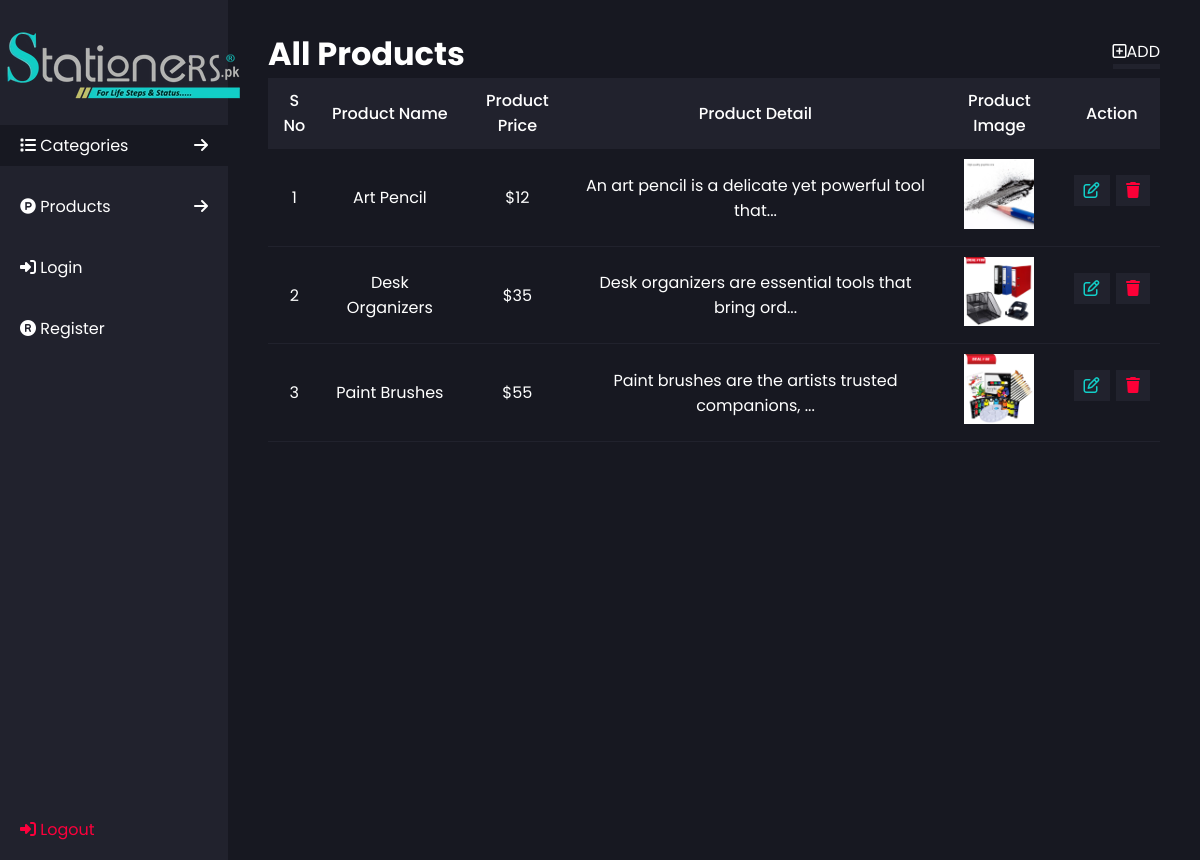
Page /allProducts.php on the committed database.
### tables this page shows
CREATE TABLE `products` (
  `product_id` int(11) NOT NULL,
  `product_name` varchar(256) NOT NULL,
  `product_price` varchar(256) NOT NULL,
  `product_description` varchar(256) NOT NULL,
  `product_image` varchar(256) NOT NULL
);

### allProducts.php (the view)
<?php
require("./base/header.php");
?>
<div class="main-section">
    <div class="dataDisplay-header">
        <h1>All Products</h1>
        <a href="./addProduct.php"><span><i class="fa-regular fa-square-plus"></i></span>ADD</a>
    </div>
    <table class="table" width="100%" cellpadding="10">
        <tr>
            <th>S No</th>
            <th>Product Name</th>
            <th>Product Price</th>
            <th>Product Detail</th>
            <th>Product Image</th>
            <th>Action</th>
        </tr>
        <?php
        $sno = 1;
        $select_query = "SELECT * FROM `products`";
        $result = mysqli_query($db_connection, $select_query);
        while($display = mysqli_fetch_array($result)){
        ?>
        <tr>
            <td><?php echo $sno++?></td>
            <td><?php echo $display['product_name']?></td>
            <td>$<?php echo $display['product_price']?></td>
            <td>
                <?php
                $description = $display['product_description'];
                $shortDescription = substr($description, 0, 50);
                echo $shortDescription.(strlen($description) > 50 ? "..." : "")
                ?>
            </td>
            <td><img src="./uploads/productUploads/<?php echo $display['product_image']?>" width="70" alt=""></td>
            <td>
                <a style="color: #12CEC8" class="actionBtn" href=""><i class="fa-regular fa-pen-to-square"></i></a>
                <a class="actionBtn" href="./logics.php?deleteProduct=<?php echo $display['product_id']?>"><i style="color: #FC0037" class="fa-solid fa-trash"></i></a>
            </td>
        </tr>
        <?php
        }
        ?>
    </table>
</div>
<?php
require("./base/footer.php");
?>

### Base/header.php (shortened to what this page needs)
<!DOCTYPE html>
<html lang="en">
<head>
    <link rel="stylesheet" href="./css/style.css">
</head>
<body>
    <div class="container">
        <div class="sidebar">
            <div class="logo">
                <a href="index.php">
                <img style="filter: invert(1)" src="./logo/stationary.png" alt="">
                </a>
            </div>
            <ul>
                <li class="active"> <span><i class="fa-solid fa-list"></i> <a href=""> Categories </a></span> <span><i class="sidebar-link-toggle fa-solid fa-arrow-right"></i> </span> </li>
                <li> <span><i style="color: #FFF;" class="fa-brands fa-product-hunt"></i> <a style="color: #FFF;" href=""> Products </a></span> <span><i  style="color: #FFF;" class="sidebar-link-toggle fa-solid fa-arrow-right"></i> </span> </li>
                <li> <span><i style="color: #FFF;" class="fa-solid fa-right-to-bracket"></i> <a style="color: #FFF;" href="./signin.php"> Login </a></span></li>
                <li> <span><i style="color: #FFF;" class="fa-solid fa-registered"></i> <a style="color: #FFF;" href=""> Register </a></span></li>
                <li style="position: absolute; bottom: 10px;"> <span><i style="color: #FC003C;" class="fa-solid fa-right-to-bracket"></i> <a style="color: #FC003C;" href=""> Logout </a></span></li>
            </ul>
        </div>

### Base/footer.php (shortened to what this page needs)
</div>
</body>
</html>

### css/style.css (style rules this page uses)
* { font-family: "Poppins", serif; margin: 0; padding: 0; }
body { background: #171821; color: #FFF; }
.container { display: flex; justify-content: space-between; }
.container .sidebar { background-color: #21222D; height: 100vh; width: 19%; padding: 30px 0px; display: flex; flex-direction: column; justify-content: left; }
.container .sidebar .logo img { display: flex; justify-content: center; }
.container .sidebar ul { list-style-type: none; display: flex; justify-content: space-between; flex-direction: column; gap: 20px; margin-top: 20px; }
.container .sidebar ul li { padding: 8px 20px; transition: background 0.3s ease-in-out, filter 0.2s ease-in-out; cursor: pointer; display: flex; justify-content: space-between; }
.active { background: #171821; color: #FFF; display: flex; justify-content: space-between; }
.container .sidebar ul li a { text-decoration: none; color: #FFF; }
.container .main-section { padding: 30px 40px; width: 75%; }
.table { border-collapse: collapse; text-align: center; }
.table tr th,td { padding: 10px; }
.table tr th { font-weight: 500; }
.table tr:first-child { background: #21222D; }
.table tr { border-bottom: 1px solid #21222D; }
.table tr td:last-child { display: flex; gap: 0.4em; margin-top: 1em; }
.actionBtn { color: #FFF; background: #21222D; padding: 3px 10px; }
.dataDisplay-header, .dataInsertion-header { display: flex; justify-content: space-between; align-items: center; }
.dataInsertion-header a, .dataDisplay-header a { text-decoration: none; color: #FFF; border-bottom: 5px solid #21222D; }

### rows in the picture
products: product_name "Art Pencil", product_price "12", product_description "An art pencil is a delicate yet powerful tool that", product_image (picture)
products: product_name "Desk Organizers", product_price "35", product_description "Desk organizers are essential tools that bring ord", product_image (picture)
products: product_name "Paint Brushes", product_price "55", product_description "Paint brushes are the artists trusted companions,", product_image (picture)
